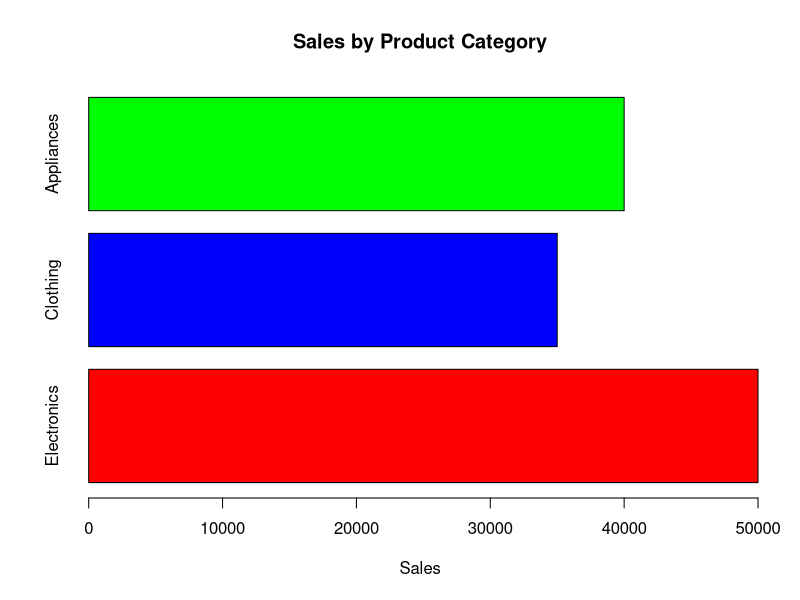
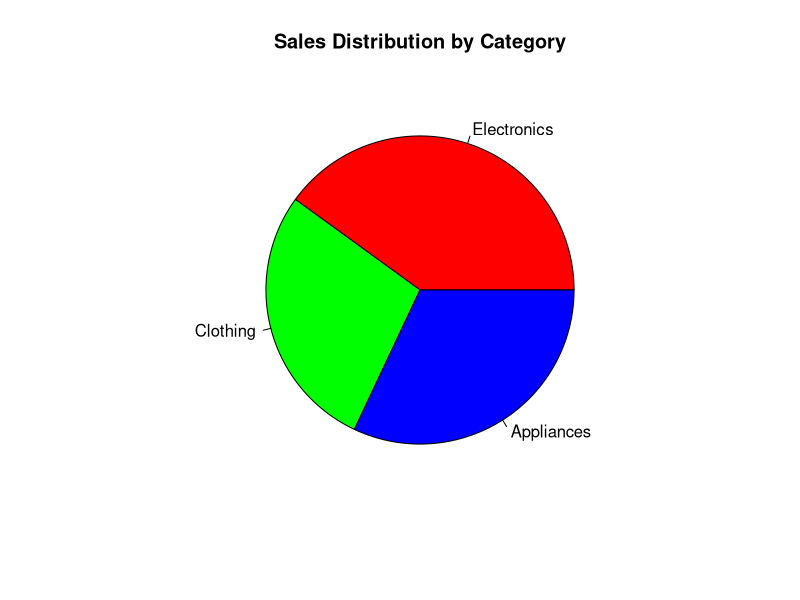

Write the R code that produced these figures, in order.
#=========================================
# SET 10 : Product Category Analysis
#=========================================

# Create Dataset
product <- data.frame(
  Category=c("Electronics",
             "Clothing",
             "Appliances"),
  Sales=c(50000,
          35000,
          40000)
)

print(product)

#=========================================
# Task 1 : Funnel Chart (Horizontal Bar)
#=========================================

barplot(product$Sales,
        names.arg=product$Category,
        horiz=TRUE,
        col=c("red","blue","green"),
        main="Sales by Product Category",
        xlab="Sales")

#=========================================
# Task 2 : Table
#=========================================

cat("\nProduct Sales Table\n")
print(product)

#=========================================
# Task 3 : Save CSV for Tableau
#=========================================

write.csv(product,
          "Product_Category.csv",
          row.names=FALSE)

cat("\nProduct_Category.csv saved successfully.\n")

#=========================================
# Task 4 : Pie Chart
#=========================================

pie(product$Sales,
    labels=product$Category,
    col=rainbow(3),
    main="Sales Distribution by Category")
